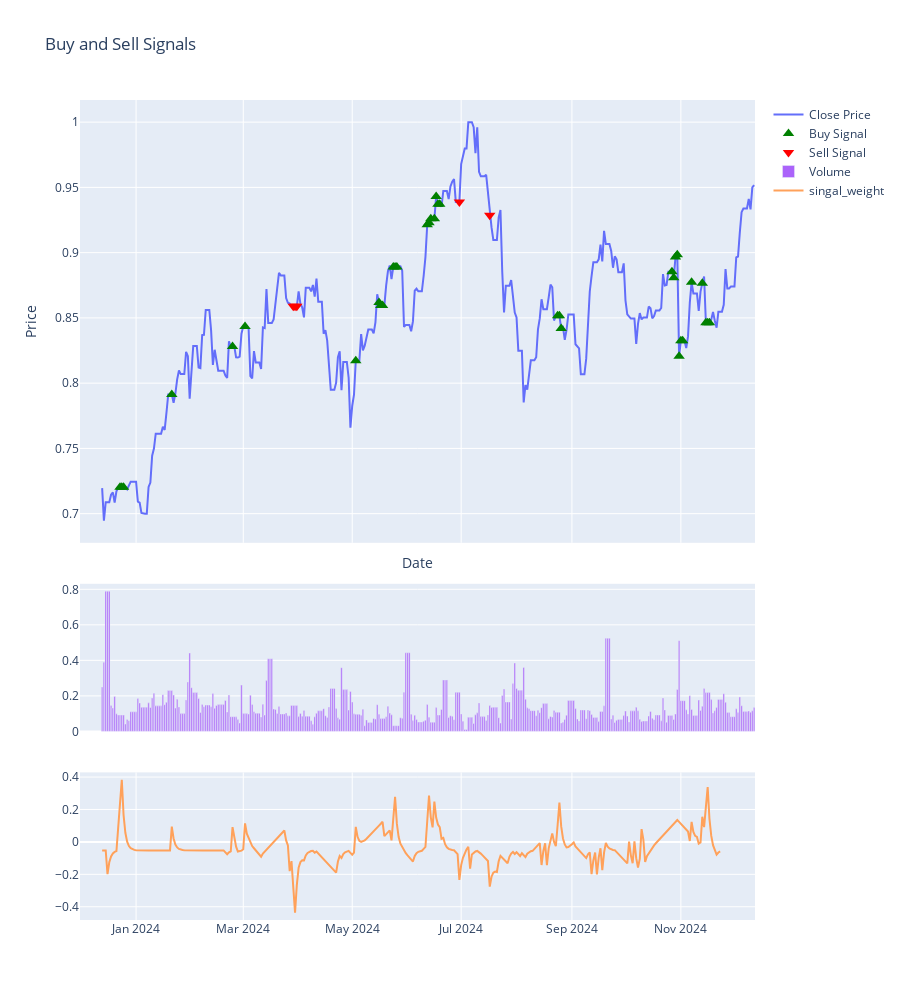

Notebook code cell kept with this figure:
### Code cell
# Самый нижний грфик это вес результрущего сигнала
PlotSignal(combined_signal)

### Figure 1 — Plotly figure (JSON) as saved in the notebook; plotly's stock layout.template omitted (floating-point values rounded to 4 significant figures; data arrays with more than 128 entries replaced by an {"elided": "..."} marker saying what was removed)
{"data": [{"name": "Close Price", "type": "scatter", "x": {"elided": "366 str values"}, "xaxis": "x", "y": {"elided": "366 float values"}, "yaxis": "y"}, {"marker": {"color": "green", "size": 10, "symbol": "triangle-up"}, "mode": "markers", "name": "Buy Signal", "type": "scatter", "x": ["2023-12-23T00:00:00", "2023-12-24T00:00:00", "2023-12-25T00:00:00", "2024-01-21T00:00:00", "2024-02-24T00:00:00", "2024-03-02T00:00:00", "2024-05-03T00:00:00", "2024-05-16T00:00:00", "2024-05-17T00:00:00", "2024-05-18T00:00:00", "2024-05-24T00:00:00", "2024-05-25T00:00:00", "2024-05-26T00:00:00", "2024-06-12T00:00:00", "2024-06-13T00:00:00", "2024-06-14T00:00:00", "2024-06-16T00:00:00", "2024-06-17T00:00:00", "2024-06-18T00:00:00", "2024-06-19T00:00:00", "2024-08-24T00:00:00", "2024-08-25T00:00:00", "2024-08-26T00:00:00", "2024-10-27T00:00:00", "2024-10-28T00:00:00", "2024-10-29T00:00:00", "2024-10-30T00:00:00", "2024-10-31T00:00:00", "2024-11-01T00:00:00", "2024-11-02T00:00:00", "2024-11-07T00:00:00", "2024-11-13T00:00:00", "2024-11-15T00:00:00", "2024-11-16T00:00:00", "2024-11-17T00:00:00"], "xaxis": "x", "y": [0.7202, 0.7202, 0.7202, 0.7914, 0.8281, 0.8434, 0.8172, 0.8619, 0.8596, 0.8596, 0.8891, 0.8891, 0.8891, 0.9214, 0.923, 0.9259, 0.9259, 0.9431, 0.9371, 0.9371, 0.8517, 0.8517, 0.8419, 0.8854, 0.8808, 0.8967, 0.8984, 0.8206, 0.8326, 0.8326, 0.8773, 0.8766, 0.8463, 0.8463, 0.8463], "yaxis": "y"}, {"marker": {"color": "red", "size": 10, "symbol": "triangle-down"}, "mode": "markers", "name": "Sell Signal", "type": "scatter", "x": ["2024-03-29T00:00:00", "2024-03-30T00:00:00", "2024-03-31T00:00:00", "2024-06-30T00:00:00", "2024-07-17T00:00:00"], "xaxis": "x", "y": [0.8588, 0.8588, 0.8588, 0.9389, 0.9287], "yaxis": "y"}, {"name": "Volume", "type": "bar", "x": {"elided": "366 str values"}, "xaxis": "x2", "y": {"elided": "366 float values"}, "yaxis": "y2"}, {"name": "singal_weight", "type": "scatter", "x": {"elided": "366 str values"}, "xaxis": "x3", "y": {"elided": "366 float values"}, "yaxis": "y3"}], "layout": {"height": 1000, "title": {"text": "Buy and Sell Signals"}, "xaxis": {"anchor": "y", "domain": [0, 1], "matches": "x3", "rangeslider": {"visible": false}, "showticklabels": false, "title": {"text": "Date"}}, "xaxis2": {"anchor": "y2", "domain": [0, 1], "matches": "x3", "showticklabels": false}, "xaxis3": {"anchor": "y3", "domain": [0, 1]}, "yaxis": {"anchor": "x", "domain": [0.46, 1], "title": {"text": "Price"}}, "yaxis2": {"anchor": "x2", "domain": [0.23, 0.41]}, "yaxis3": {"anchor": "x3", "domain": [0, 0.18]}}}
